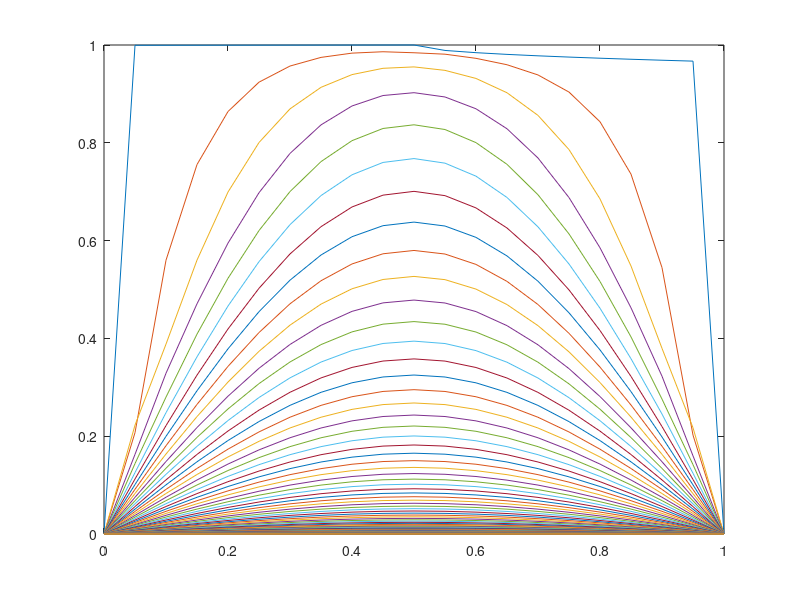

Reproduce this figure in MATLAB.
%   CHUNG,Chak Pong


clear all, clc, clf;

alpha=0.05;
J=20;
x=[0:1/J:1];

T=100;
t=[0:1/T:1];

U=zeros(T+1,J+1);

% Dirichlet boundary conditions, ininitialed as 0;



%I.C. initialization
for j=2:J

 U(1,j) = exp(-alpha.*(x(j)-0.5).^(.5));
 
end

% the mesh ratio as shown in page 24;also the Mu and theta
Mu=(1/T)/((1/J)^2);


%% Setup of the scheme
theta=0.7;

a=zeros(1);
b=zeros(1);
c=zeros(1);
d=zeros(1);
e=zeros(1);
f=zeros(1);

%notation of the coefficient follows the book in page 24,equation 2.65

for j=1:J+1
    a(j)=theta*Mu;
    b(j)=1+2*theta*Mu;
    c(j)=theta*Mu;
    
    
end;

for j=2:J+1
    e(j)=c(j)/(b(j)-a(j)*e(j-1));
end
 
for n=1:T
    for j=2:J
        d(n,j)=U(n,j)+[(1-theta)*Mu]*[U(n,j+1)-2*U(n,j)+U(n,j-1)];
        f(j)=[d(n,j)+a(j)*f(j-1)]/[b(j)-a(j)*e(j-1)];
    end
    
 %Now using Thomas Algorithm to do backward substitution   
    for j=J:-1:2
        U(n+1,j)=e(j)*U(n+1,j+1)+f(j);
    end
 %backward substitution done for time step n 
end


%plot3

%% plot

for i=1:T+1
    plot(x, U(i,:));
    hold all;
end







